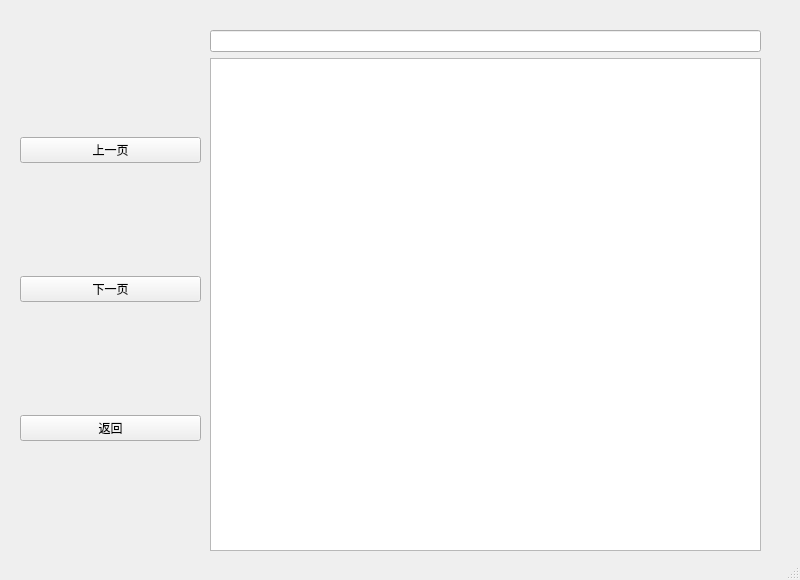
<?xml version="1.0" encoding="UTF-8"?>
<ui version="4.0">
 <class>MainWindow</class>
 <widget class="QMainWindow" name="MainWindow">
  <property name="geometry">
   <rect>
    <x>0</x>
    <y>0</y>
    <width>800</width>
    <height>580</height>
   </rect>
  </property>
  <property name="mouseTracking">
   <bool>true</bool>
  </property>
  <property name="windowTitle">
   <string>EnHelper[错题]</string>
  </property>
  <widget class="QWidget" name="centralwidget">
   <widget class="QWidget" name="verticalLayoutWidget">
    <property name="geometry">
     <rect>
      <x>20</x>
      <y>30</y>
      <width>181</width>
      <height>521</height>
     </rect>
    </property>
    <layout class="QVBoxLayout" name="verticalLayout">
     <item>
      <widget class="QPushButton" name="test_btn">
       <property name="font">
        <font>
         <family>微软雅黑</family>
        </font>
       </property>
       <property name="text">
        <string>上一页</string>
       </property>
      </widget>
     </item>
     <item>
      <widget class="QPushButton" name="mis_btn">
       <property name="font">
        <font>
         <family>微软雅黑</family>
        </font>
       </property>
       <property name="text">
        <string>下一页</string>
       </property>
      </widget>
     </item>
     <item>
      <widget class="QPushButton" name="back_btn">
       <property name="font">
        <font>
         <family>微软雅黑</family>
        </font>
       </property>
       <property name="text">
        <string>返回</string>
       </property>
      </widget>
     </item>
    </layout>
   </widget>
   <widget class="QWidget" name="verticalLayoutWidget_2">
    <property name="geometry">
     <rect>
      <x>210</x>
      <y>30</y>
      <width>551</width>
      <height>521</height>
     </rect>
    </property>
    <layout class="QVBoxLayout" name="verticalLayout_2">
     <item>
      <widget class="QLineEdit" name="lineEdit"/>
     </item>
     <item>
      <widget class="QTableView" name="MistakeView"/>
     </item>
    </layout>
   </widget>
  </widget>
  <widget class="QStatusBar" name="statusbar"/>
 </widget>
 <resources/>
 <connections/>
</ui>
